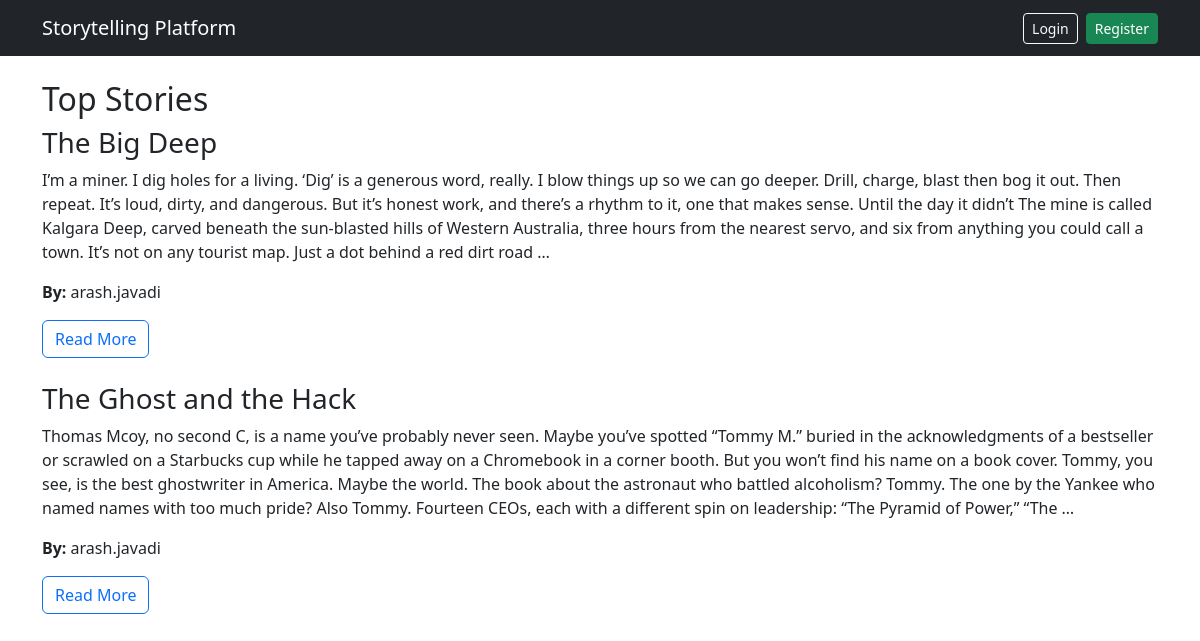
The page / on the database its author committed.
### stories/models.py (models this page shows, shortened)
class Story(models.Model):
    title = models.CharField(max_length=200)
    description = models.TextField()
    author = models.ForeignKey(User, on_delete=models.CASCADE)
    is_public = models.BooleanField(default=True)
    allow_contributions = models.BooleanField(default=True)
    created_on = models.DateTimeField(auto_now_add=True)

### stories/views.py (the view)
# urls.py: path('', views.story_list, name='story_list'),
def story_list(request):
    stories = Story.objects.filter(is_public=True).order_by('-created_on')
    return render(request, 'stories/story_list.html', {'stories': stories})

### templates/stories/story_list.html
{% extends "base.html" %}
{% block content %}
<h2>Top Stories</h2>
{% for story in stories %}
<div class="mb-4">
    <h3>{{ story.title }}</h3>
    <p>{{ story.description|truncatewords:100 }}</p>
    <p><strong>By:</strong> {{ story.author.username }}</p>
    <a href="{% url 'story_detail' story.id %}" class="btn btn-outline-primary">Read More</a>
</div>
{% empty %}
<p>No stories yet.</p>
{% endfor %}
{% endblock %}

### templates/base.html (shortened to what this page needs)
<!DOCTYPE html>
<html lang="en">
<head>
    <link href="https://cdn.jsdelivr.net/npm/bootstrap@5.3.0/dist/css/bootstrap.min.css" rel="stylesheet">
</head>
<body>
    <nav class="navbar navbar-expand-lg navbar-dark bg-dark mb-4">
        <div class="container">
            <a class="navbar-brand" href="/">Storytelling Platform</a>
            <div class="d-flex ms-auto">
                {% if user.is_authenticated %}
                <span class="navbar-text text-white me-3">Hi, {{ user.username }}!</span>
                <a href="{% url 'profile' %}" class="btn btn-outline-light btn-sm me-2">Profile</a>
                <a href="{% url 'logout' %}" class="btn btn-outline-warning btn-sm">Logout</a>
                {% else %}
                <a href="{% url 'login' %}" class="btn btn-outline-light btn-sm me-2">Login</a>
                <a href="{% url 'register' %}" class="btn btn-success btn-sm">Register</a>
                {% endif %}
            </div>
        </div>
    </nav>
    <div class="container">
        {% block content %}
        {% endblock %}
    </div>
</body>
</html>

### rows shown on the page
Story: title "The Big Deep", description "I’m a miner. I dig holes for a living. ‘Dig’ is a generous word, really. I blow things up so we can go deeper. Drill, charge, blast then bog it out. Then repeat. It’s loud, dirty, and dangerous. But it’s honest work, and there’s a rhythm to it, one that makes sense. Until the day it didn’t The mine is called Kalgara Deep, carved beneath the sun-blasted hills of Western Australia, three hours from the nearest servo, and six from anything you could call a town. It’s not on any tourist map. Just a dot behind a red dirt road …", author.username "arash.javadi"
Story: title "The Ghost and the Hack", description "Thomas Mcoy, no second C, is a name you’ve probably never seen. Maybe you’ve spotted “Tommy M.” buried in the acknowledgments of a bestseller or scrawled on a Starbucks cup while he tapped away on a Chromebook in a corner booth. But you won’t find his name on a book cover. Tommy, you see, is the best ghostwriter in America. Maybe the world. The book about the astronaut who battled alcoholism? Tommy. The one by the Yankee who named names with too much pride? Also Tommy. Fourteen CEOs, each with a different spin on leadership: “The Pyramid of Power,” “The …", author.username "arash.javadi"
